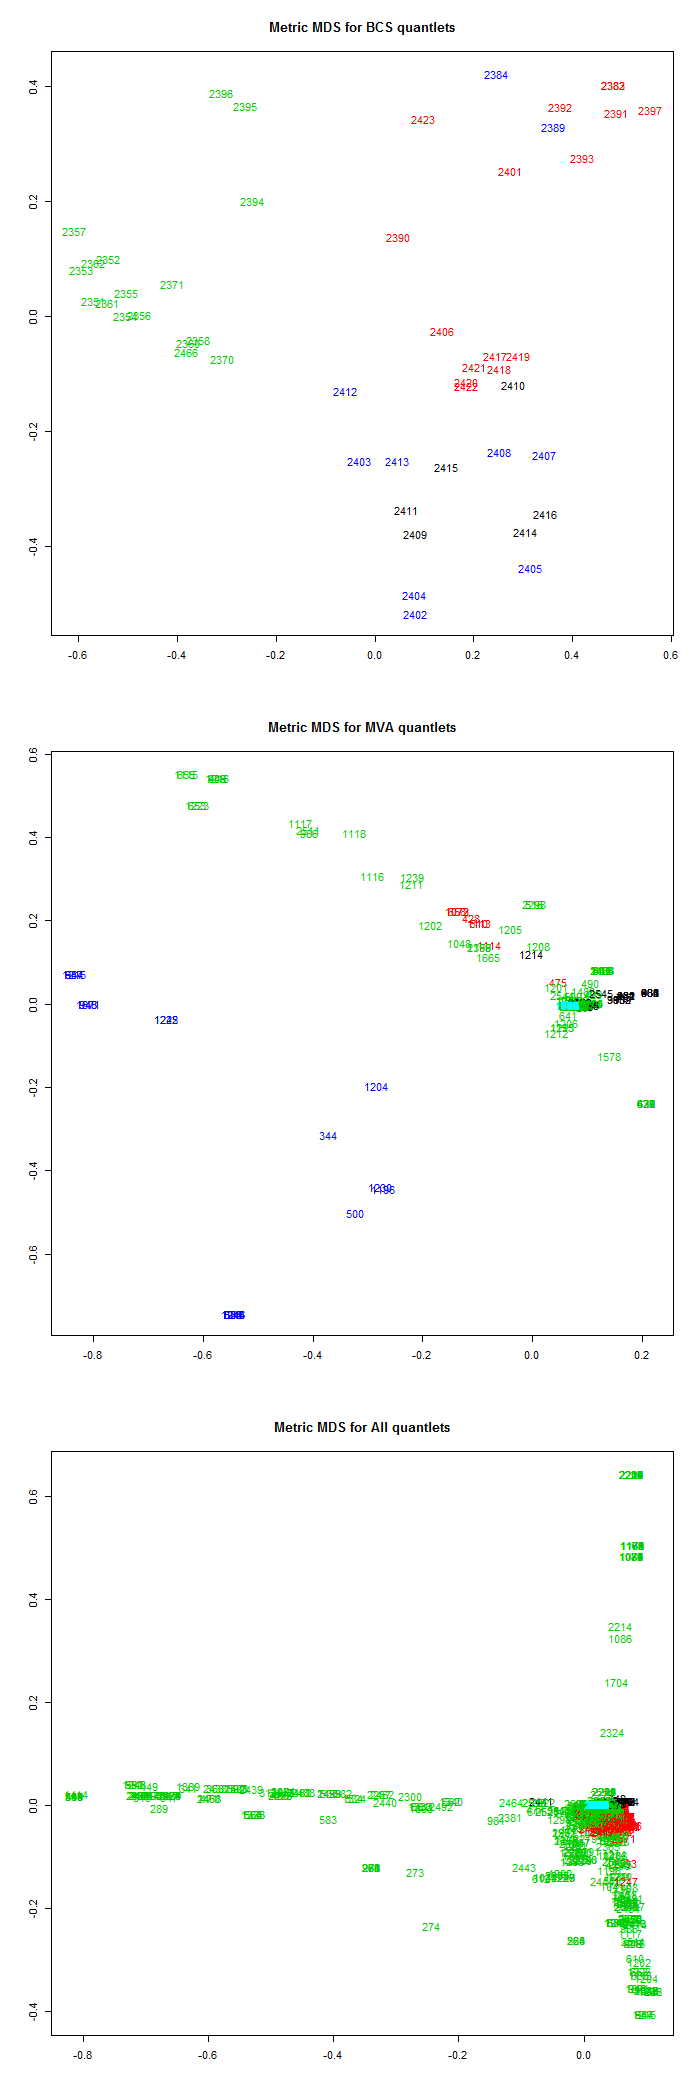

This chart was generated by the following R code:

# clear all variables
rm(list = ls(all = TRUE))
graphics.off()

# read data
D     = as.matrix(read.table("export_q_kw_141.dat"))  
G     = as.matrix(read.table("export_q_kw_310.dat"))

# take everything but ID
E     = D[, -1]
H     = G[, -1]

# Quantlet IDs
IDM   = D[, 1]
IDB   = G[, 1]

# transpose and norm to one column-wise, then a column equals the vector representation of a Qlet
norm.E  = apply(t(E), 2, function(v) {
    v/sqrt(sum(v * v))
})
norm.E[is.na(norm.E)] = 0
norm.H  = apply(t(H), 2, function(v) {
    v/sqrt(sum(v * v))
})
norm.H[is.na(norm.H)] = 0
par(mfrow = c(3, 1))              # set plot for 3 columns

# BCS
set.seed(12345)                   # set pseudo random numbers
d       = dist(t(norm.H))         # Euclidean norm
clusBCS = kmeans(t(norm.H), 4)    # kmeans for 4 clusters/centers
mdsBCS  = cmdscale(d, k = 2)      # mds for 2 dimensions
plot(mdsBCS, type = "n", xlab = "", ylab = "", main = "Metric MDS for BCS quantlets")
text(mdsBCS[, 1], mdsBCS[, 2], IDB, col = clusBCS$cluster)

# MVA
set.seed(12345)                   # set pseudo random numbers
d       = dist(t(norm.E))         # Euclidean norm
clusMVA = kmeans(t(norm.E), 4)    # kmeans for 4 clusters/centers
mdsMVA  = cmdscale(d, k = 2)      # mds for 2 dimensions
plot(mdsMVA, type = "n", xlab = "", ylab = "", main = "Metric MDS for MVA quantlets")
text(mdsMVA[, 1], mdsMVA[, 2], IDM, col = clusMVA$cluster)

# Displaying Null-Vectors in cyan color
D_T_141_null = apply(norm.E^2, 2, sum)
text(mdsMVA[D_T_141_null == 0, 1], mdsMVA[D_T_141_null == 0, 2], IDM[D_T_141_null == 
    0], col = 5)

# All Qlets
Qall      = as.matrix(read.table("export_q_kw_All.dat"))
IDall     = Qall[, 1]
E         = Qall[, -1]

# transpose and norm to one column-wise, then a column equals the vector representation of a Qlet
norm.E    = apply(t(E), 2, function(v) {
    v/sqrt(sum(v * v))
})
norm.E[is.na(norm.E)] = 0
D_global  = norm.E

set.seed(12345)                   # set pseudo random numbers
d         = dist(t(D_global))
clusAll   = kmeans(t(D_global), 4)
mdsAll    = cmdscale(d, k = 2)
plot(mdsAll, type = "n", xlab = "", ylab = "", main = "Metric MDS for All quantlets")
text(mdsAll[, 1], mdsAll[, 2], IDall, col = clusAll$cluster)

# Displaying Null-Vectors in cyan color
D_global_null = apply(D_global^2, 2, sum)
text(mdsAll[D_global_null == 0, 1], mdsAll[D_global_null == 0, 2], IDall[D_global_null == 
    0], col = 5)
 
